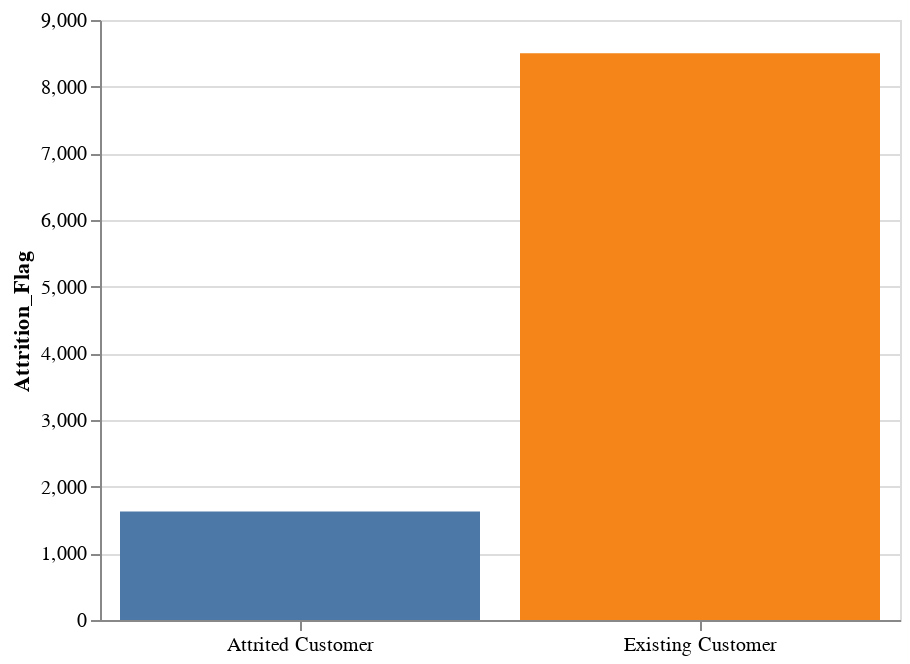

Write notebook code for a chart like this one.
### Markdown cell above
## Visualizing data

### Code cell
import altair as alt

alt.Chart(df['Attrition_Flag'].value_counts().reset_index()).mark_bar().encode(
    x = alt.X('index', axis=alt.Axis(labelAngle=-0, title=None)),
    y=alt.Y('Attrition_Flag'),
    color = alt.Color('Attrition_Flag:N', legend=None),
).properties(
    width=400,
    height=300
)

### Figure 1 — Vega-Lite specification as saved in the notebook (floating-point values rounded to 4 significant figures)
{"config": {"view": {"continuousWidth": 400, "continuousHeight": 300}}, "data": {"name": "data-4602823ddb13417246bebb822d708cbf"}, "mark": "bar", "encoding": {"color": {"field": "Attrition_Flag", "legend": null, "type": "nominal"}, "x": {"axis": {"labelAngle": 0, "title": null}, "field": "index", "type": "nominal"}, "y": {"field": "Attrition_Flag", "type": "quantitative"}}, "height": 300, "width": 400, "$schema": "https://vega.github.io/schema/vega-lite/v4.17.0.json", "datasets": {"data-4602823ddb13417246bebb822d708cbf": [{"index": "Existing Customer", "Attrition_Flag": 8500}, {"index": "Attrited Customer", "Attrition_Flag": 1627}]}}
